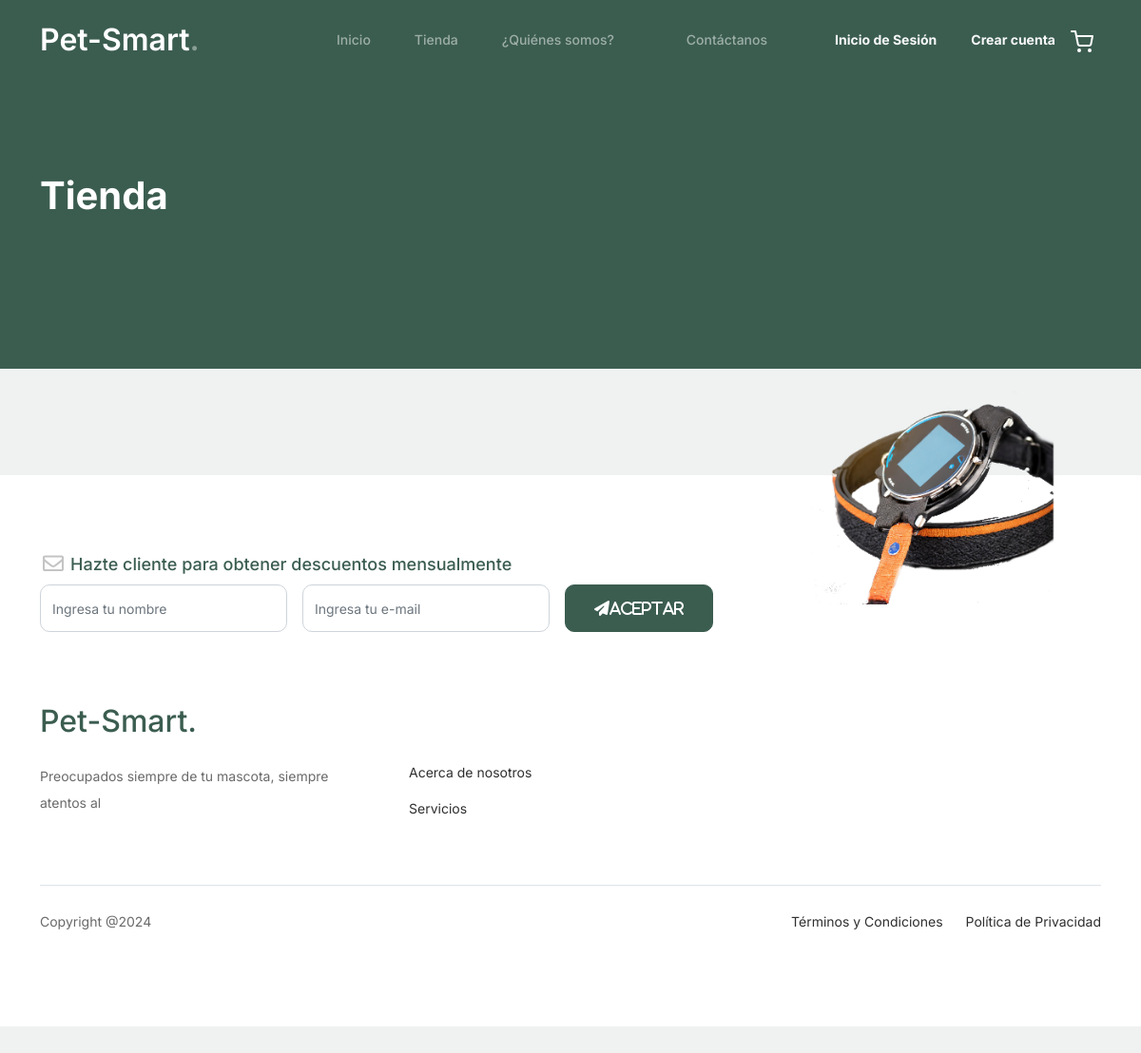
The page /shop/ on the database as committed earlier.
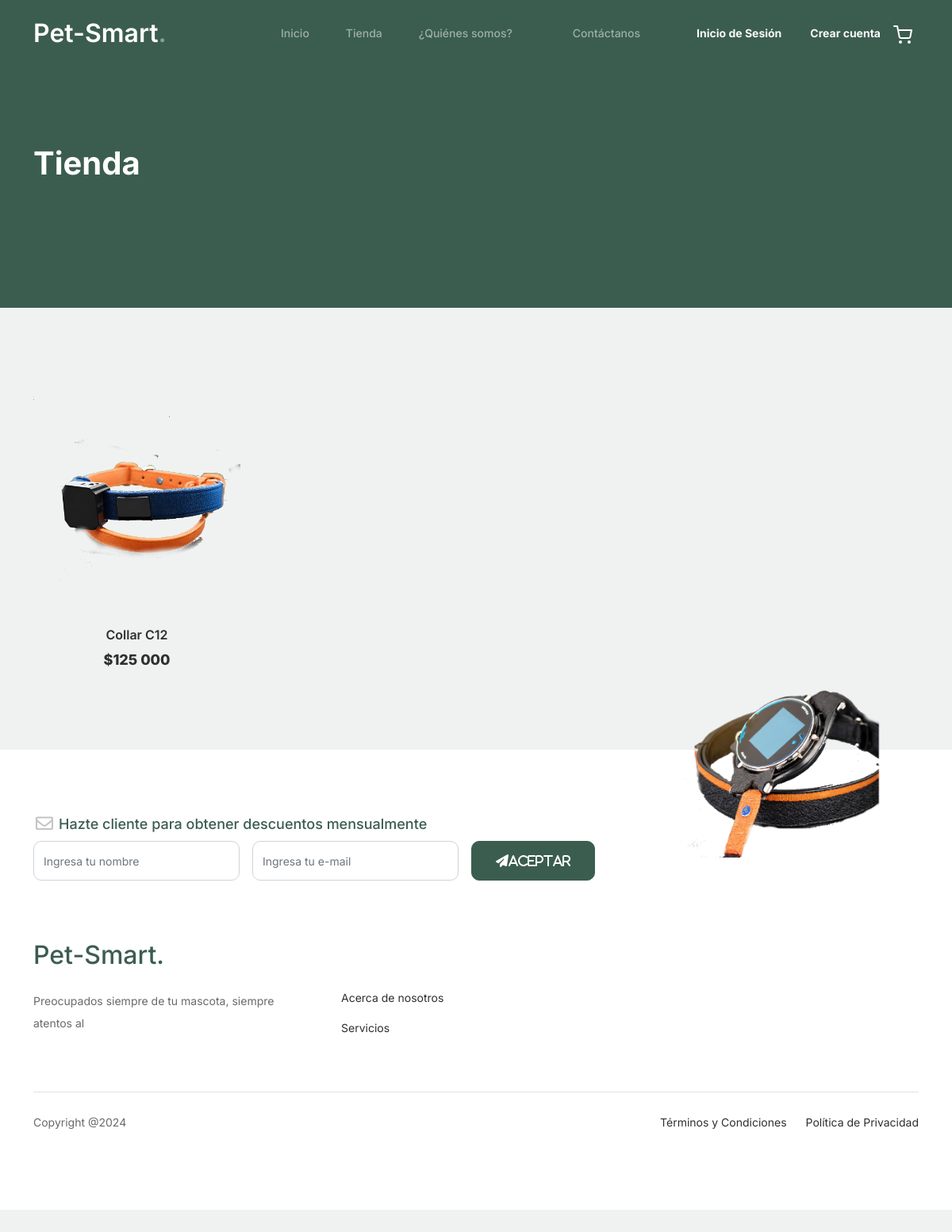
The same page on the database as committed later.
### app/models.py (models this page shows, shortened)
class Producto(models.Model):
    nombre = models.CharField(max_length=255)
    descripcion = models.TextField()
    precio = models.IntegerField()
    stock = models.IntegerField()
    categoria = models.ForeignKey(Categoria, on_delete=models.CASCADE)
    imagen = models.ImageField(upload_to='productos/', blank=True, null=True)

### app/views.py (the view)
# urls.py: path('shop/', shop, name='shop'),
def shop(request):
    productos=Producto.objects.all()
    datos={
        "productos":productos
    }
    return render(request, 'app/shop.html', datos)

### app/templates/app/shop.html (shortened to what this page needs)
{% extends "app/base.html" %} {% load static %}{% load humanize %} {% block contenido %}
<div class="hero">
  <div class="container">
    <div class="row justify-content-between">
      <div class="col-lg-5">
        <div class="intro-excerpt">
          <h1>Tienda</h1>
        </div>
      </div>
      <div class="col-lg-7"></div>
    </div>
  </div>
</div>
<div class="untree_co-section product-section before-footer-section">
  <div class="container ">
    <div class="row">
      {% for p in productos %}
      <div class="col-12 col-md-4 col-lg-3 mb-5">
        <a class="product-item" href="{% url "producto" p.id %}">
          <img
            src="{{p.imagen.url}}"
            class="img-fluid product-thumbnail"
          />
          <h3 class="product-title">{{p.nombre}}</h3>
          <strong class="product-price">${{p.precio|intcomma}}</strong>
        </a>
      </div>
      {% endfor %}
  </div>
</div>
{% endblock contenido %}

Rows that differ between the two databases and show on the page:
added Producto: imagen (picture), nombre "Collar C12", precio "125 000"
